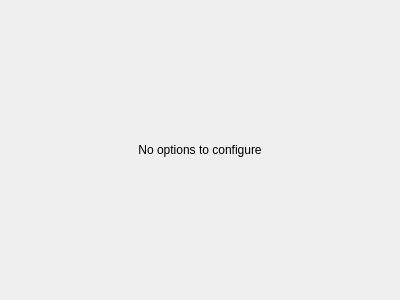
<?xml version="1.0" encoding="UTF-8"?>
<ui version="4.0">
 <class>Form</class>
 <widget class="QWidget" name="Form">
  <property name="geometry">
   <rect>
    <x>0</x>
    <y>0</y>
    <width>400</width>
    <height>300</height>
   </rect>
  </property>
  <property name="windowTitle">
   <string>Form</string>
  </property>
  <layout class="QGridLayout" name="gridLayout">
   <item row="0" column="0">
    <widget class="QLabel" name="label">
     <property name="text">
      <string>No options to configure</string>
     </property>
     <property name="alignment">
      <set>Qt::AlignCenter</set>
     </property>
    </widget>
   </item>
  </layout>
 </widget>
 <resources/>
 <connections/>
</ui>
